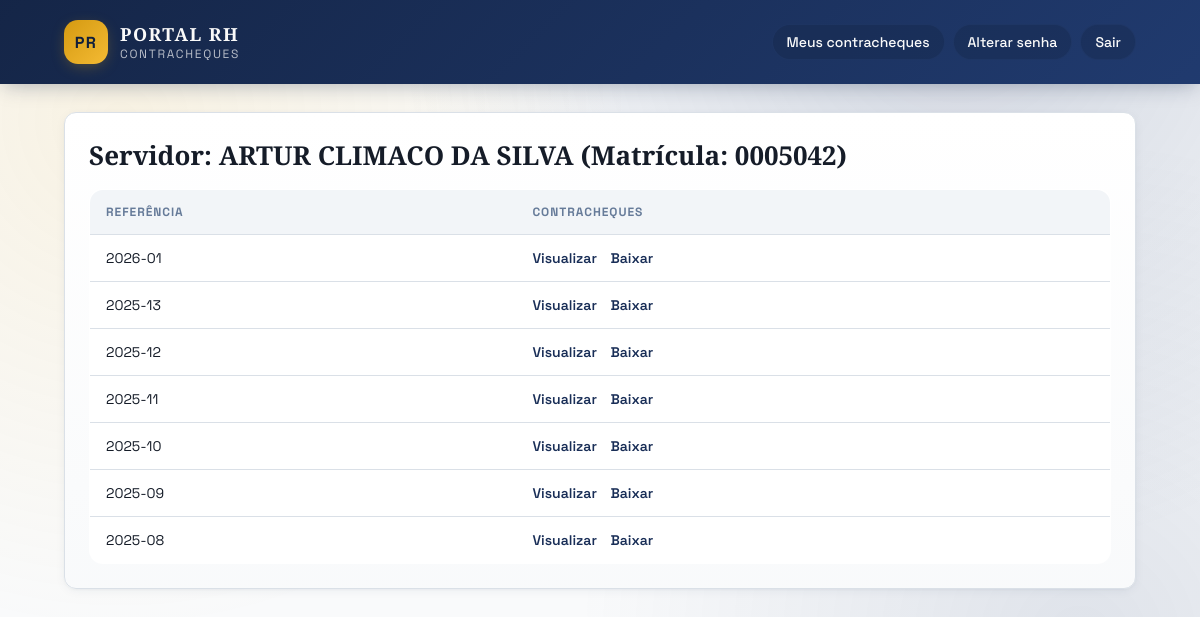
The app's page /dashboard (signed in) with its own data.
### tables this page shows
CREATE TABLE users (
    id INTEGER PRIMARY KEY AUTOINCREMENT,
    matricula TEXT NOT NULL UNIQUE,
    nome TEXT,
    password_hash TEXT NOT NULL,
    must_change_password INTEGER NOT NULL DEFAULT 1
, cpf TEXT, department TEXT, position TEXT, email TEXT, is_admin INTEGER NOT NULL DEFAULT 0);

CREATE TABLE payslips (
    id INTEGER PRIMARY KEY AUTOINCREMENT,
    user_id INTEGER NOT NULL,
    referencia TEXT NOT NULL,
    file_path TEXT NOT NULL, file_name TEXT, issued_by_admin INTEGER NOT NULL DEFAULT 0, viewed_at TEXT, downloaded_at TEXT,
    UNIQUE(user_id, referencia),
    FOREIGN KEY (user_id) REFERENCES users(id) ON DELETE CASCADE
);

### app_sqlite.py (the view)
@app.route("/dashboard")
@login_required
def dashboard():
    uid = current_user_id()
    conn = get_db()
    cur = conn.cursor()
    cur.execute("SELECT matricula, COALESCE(nome,'') FROM users WHERE id=?", (uid,))
    row = cur.fetchone()
    matricula = row[0] if row else ""
    nome = row[1] or "Nome não cadastrado"
    cur.execute(
        """
        SELECT id, referencia, file_path
        FROM payslips
        WHERE user_id=?
        ORDER BY (referencia IS NULL) ASC, referencia DESC, id DESC
        """,
        (uid,)
    )
    payslips = cur.fetchall()
    cur.close()
    conn.close()
    normalized = []
    for pid, ref, file_path in payslips:
        abs_path = _normalize_to_abs(file_path)
        normalized.append({
            "id": pid,
            "referencia": ref or "sem-ref",
            "abs_path": abs_path
        })
    return render_template("dashboard.html",
                           payslips=normalized,
                           matricula=matricula,
                           nome=nome)

### app_sqlite.py (called while the page is built)
def get_db():
    conn = sqlite3.connect(DB_PATH)
    conn.row_factory = sqlite3.Row
    conn.execute("PRAGMA journal_mode=WAL;")
    conn.execute("PRAGMA synchronous=NORMAL;")
    conn.execute("PRAGMA foreign_keys=ON;")
    return conn

def _normalize_to_abs(p: str) -> str:
    p = (p or "").replace("\\", "/")
    P = Path(p)
    if not P.is_absolute():
        P = Path(os.getcwd()) / P
    return str(P.resolve())

def current_user_id():
    return session.get("user_id")

def login_required(fn):
    from functools import wraps
    @wraps(fn)
    def wrapper(*args, **kwargs):
        if not current_user_id():
            return redirect(url_for("login"))
        return fn(*args, **kwargs)
    return wrapper

### templates/dashboard.html
{% extends "base.html" %}
{% block content %}
<section class="card-elevated dashboard-card">
  <h2 class="page-title">Servidor: {{ nome }} (Matrícula: {{ matricula }})</h2>
  {% if payslips %}
  <table class="table">
    <thead>
      <tr>
        <th>Referência</th>
        <th>Contracheques</th>
      </tr>
    </thead>
    <tbody>
    {% for p in payslips %}
      <tr class="payslip-row">
        <td>{{ p.referencia }}</td>
        <td class="action-links">
          <a href="{{ url_for('view_pdf', path=p.abs_path, pid=p.id) }}" target="_blank">Visualizar</a>
          <a href="{{ url_for('download_pdf', path=p.abs_path, pid=p.id) }}">Baixar</a>
        </td>
      </tr>
    {% endfor %}
    </tbody>
  </table>
  {% else %}
  <div class="empty-state">Não há contracheques disponíveis.</div>
  {% endif %}
</section>
{% endblock %}

### templates/base.html (shortened to what this page needs)
<!doctype html>
<html lang="pt-br">
<head>
  <link href="{{ url_for('static', filename='style.css') }}" rel="stylesheet">
</head>
<body>
  <header class="topbar">
    <div class="container topbar-inner">
      <div class="brand">
        <div class="brand-mark">PR</div>
        <div>
          <span class="brand-title">Portal RH</span>
          <span class="brand-subtitle">Contracheques</span>
        </div>
      </div>
      {% if session.user_id %}
      <nav class="nav-actions">
        <a class="nav-link" href="{{ url_for('dashboard') }}">Meus contracheques</a>
        <a class="nav-link" href="{{ url_for('change_password') }}">Alterar senha</a>
        <a class="nav-link" href="{{ url_for('logout') }}">Sair</a>
      </nav>
      {% endif %}
    </div>
  </header>
  <main class="container main-content">
    {% block content %}{% endblock %}
  </main>
</body>
</html>

### static/style.css (style rules this page uses)
:root { --background: 210 20% 98%; --foreground: 220 30% 12%; --card: 0 0% 100%; --card-foreground: 220 30% 12%; --primary: 220 55% 22%; --primary-foreground: 0 0% 98%; --gold: 42 85% 48%; --gold-light: 42 90% 62%; --gold-foreground: 220 55% 15%; --secondary: 210 30% 94%; --muted: 210 25% 92%; --muted-foreground: 215 20% 50%; --success: 142 71% 38%; --warning: 38 92% 50%; --destructive: 0 72% 51%; --border: 214 20% 88%; --ring: 220 55% 22%; --radius: 0.75rem; --shadow-card: 0 2px 12px -2px hsl(220 55% 22% / 0.08), 0 1px 4px -1px hsl(220 55% 22% / 0.06); --shadow-nav: 0 4px 20px -4px hsl(220 55% 18% / 0.35); --shadow-gold: 0 4px 16px -4px hsl(42 85% 48% / 0.4); --gradient-hero: linear-gradient(135deg, hsl(220 55% 18%) 0%, hsl(220 55% 28%) 100%); --gradient-gold: linear-gradient(135deg, hsl(42 85% 45%) 0%, hsl(42 90% 58%) 100%); --gradient-card: linear-gradient(180deg, hsl(0 0% 100%) 0%, hsl(210 25% 98%) 100%); --font-sans: "Space Grotesk", "Segoe UI", system-ui, -apple-system, Arial, sans-serif; --font-serif: "Source Serif 4", "Times New Roman", serif; }
* { box-sizing: border-box; }
body { margin: 0; min-height: 100vh; font-family: var(--font-sans); background: hsl(var(--background)); color: hsl(var(--foreground)); }
body::before { content: ""; position: fixed; inset: 0; background: radial-gradient(circle at 10% 15%, hsl(42 90% 58% / 0.12), transparent 40%), radial-gradient(circle at 80% 0%, hsl(220 55% 28% / 0.18), transparent 45%), radial-gradient(circle at 90% 80%, hsl(220 55% 28% / 0.12), transparent 40%); pointer-events: none; z-index: -1; }
a { color: inherit; text-decoration: none; }
.container { max-width: 1120px; margin: 0 auto; padding: 20px 24px; }
.topbar { background: var(--gradient-hero); color: hsl(0 0% 98%); box-shadow: var(--shadow-nav); }
.topbar-inner { display: flex; align-items: center; justify-content: space-between; gap: 16px; }
.brand { display: flex; align-items: center; gap: 12px; }
.brand-mark { width: 44px; height: 44px; border-radius: 14px; background: var(--gradient-gold); color: hsl(var(--gold-foreground)); display: flex; align-items: center; justify-content: center; font-weight: 700; box-shadow: var(--shadow-gold); letter-spacing: 0.08em; }
.brand-title { font-family: var(--font-serif); font-size: 18px; font-weight: 600; letter-spacing: 0.08em; text-transform: uppercase; }
.brand-subtitle { display: block; font-size: 12px; opacity: 0.7; letter-spacing: 0.14em; text-transform: uppercase; }
.nav-actions { display: flex; flex-wrap: wrap; gap: 8px; }
.nav-link { padding: 8px 14px; border-radius: 999px; font-size: 14px; font-weight: 500; background: hsl(220 55% 18% / 0.35); border: 1px solid hsl(220 50% 30% / 0.4); transition: transform 0.15s ease, background 0.15s ease, border-color 0.15s ease; }
.main-content { padding-top: 28px; padding-bottom: 48px; }
.page-title { font-family: var(--font-serif); font-size: 26px; margin: 0 0 16px; }
.card-elevated { background: var(--gradient-card); border: 1px solid hsl(var(--border)); border-radius: var(--radius); box-shadow: var(--shadow-card); }
.dashboard-card { padding: 24px; animation: fade-in 0.35s ease; }
.table { width: 100%; border-collapse: collapse; overflow: hidden; border-radius: 14px; border: 1px solid hsl(var(--border)); background: hsl(var(--card)); }
.table th, .table td { padding: 14px 16px; text-align: left; border-bottom: 1px solid hsl(var(--border)); font-size: 14px; }
.table th { text-transform: uppercase; letter-spacing: 0.08em; font-size: 12px; color: hsl(var(--muted-foreground)); background: hsl(210 30% 96%); }
.table tr:last-child td { border-bottom: none; }
.action-links a { color: hsl(var(--primary)); font-weight: 600; margin-right: 10px; }
.action-links a:last-child { margin-right: 0; }

### records on screen
users: nome "ARTUR CLIMACO DA SILVA", matricula "0005042"
payslips: referencia "2026-01"
payslips: referencia "2025-13"
payslips: referencia "2025-12"
payslips: referencia "2025-11"
payslips: referencia "2025-10"
payslips: referencia "2025-09"
payslips: referencia "2025-08"
